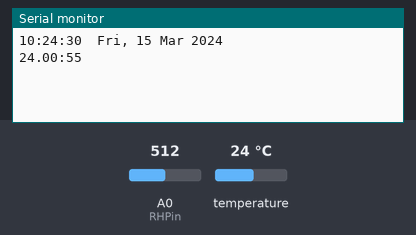
This sketch was run on a simulated Arduino Uno, built with avr-gcc and run on an emulated ATmega328P. Parts: the last lines printed to the serial monitor. Wiring (inferred from the names in the program): DS1307 clock at I2C address 0x68. Inputs (shaded band) come from the test bench; at power-on: temperature 24 °C, A0 (RHPin) = 512. The local clock reads 2024-03-15 10:24:30 at power-on unless the sketch sets it.

Above: at 2.2 s.
2.3 s: temperature set to 12 °C
At 6.9 s:
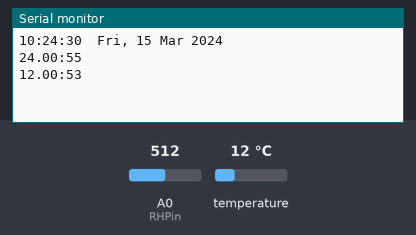
8.3 s: A0 (RHPin) set to 716
At 11.5 s:
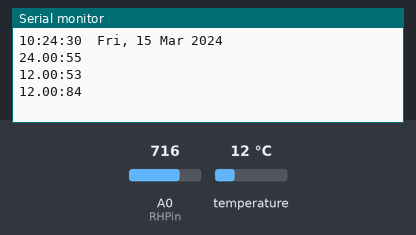
14.3 s: temperature set to 19 °C
At 17.3 s:
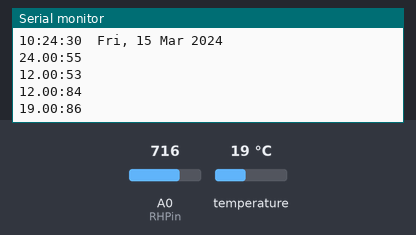
20.3 s: A0 (RHPin) set to 900
At 21.9 s:
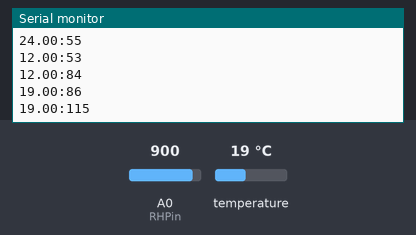
Timing chart, 0 to 23.4 s (numbered marks = the images above; inputs shaded):
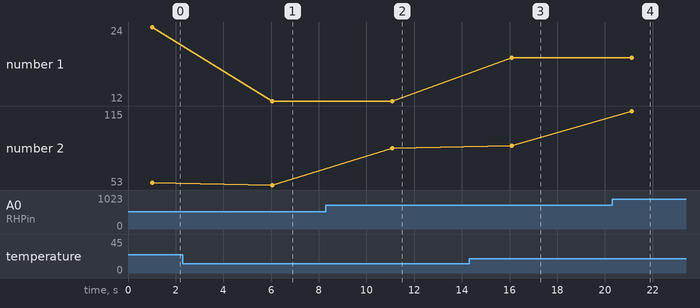

Measured:
- after the input at 2.3 s, the serial monitor: prints a new line after 3.7 s (image 1)
- after the input at 8.3 s, the serial monitor: prints a new line after 2.8 s (image 2)
- after the input at 14.3 s, the serial monitor: prints a new line after 1.8 s (image 3)
- after the input at 20.3 s, the serial monitor: prints a new line after 0.82 s (image 4)
- plotted number 1: 24 → 12 after the input at 2.3 s, 12 → 19 after the input at 14.3 s
- plotted number 2: 55 → 53 after the input at 2.3 s, 53 → 84 after the input at 8.3 s, 84 → 86 after the input at 14.3 s, 86 → 115 after the input at 20.3 s

The sketch:

AutomatedFruitingChamber.ino
```cpp
#include <OneWire.h>
#include <SoftwareSerial.h>
#include "Wire.h"
#include <SoftwareSerial.h>
#include <serLCD.h>
#include "Time.h"

int readingInterval = 5000;

//-------------- RTC --------------
#if defined(ARDUINO) && ARDUINO >= 100   // Arduino v1.0 and newer
  #define I2C_WRITE Wire.write
  #define I2C_READ Wire.read
#else                                   // Arduino Prior to v1.0
  #define I2C_WRITE Wire.send
  #define I2C_READ Wire.receive
#endif
#define DS1307_I2C_ADDRESS 0x68  // This is the I2C address
byte zero;
byte second_t, minute_t, hour_t, dayOfWeek, dayOfMonth, month_t, year_t;
char  *Day[] = {"","Sun","Mon","Tue","Wed","Thu","Fri","Sat"};
char  *Mon[] = {"","Jan","Feb","Mar","Apr","May","Jun","Jul","Aug","Sep","Oct","Nov","Dec"};

//-------------- LCD Screen --------------
int lcdPin = 4;
serLCD lcd(lcdPin);

//-------------- RH meter --------------
int RHPin = A0;

//-------------- Soil Humidity -----------------
int soilHumiditySensorPin = A1;
int soilHumidityPowerPin = 5;
int maxSensorReading = 1024;
int minSensorReading = 0;

//-------------- Temperature Probe --------------
int tempProbePin = 2; //DS18S20 Signal pin on digital 2
OneWire tempProbe(tempProbePin);  // on digital pin 2


void setup(void) {
  Wire.begin();
  Serial.begin(57600);
  zero=0x00;
  lcd.clear();
  lcd.setBrightness(15);
  /*pinMode(soilHumidityPowerPin,OUTPUT);
  digitalWrite(soilHumidityPowerPin, LOW);*/
  getDateDs1307();
  delay(1000);

}

void loop(void) {

/*
  lcd.selectLine(1);
  lcd.print("hello");
  lcd.selectLine(2);
  lcd.print("world");*/

  float temperature = getTemp();
  int RH = getRH(temperature);

Serial.print(temperature);
Serial.print(":");
Serial.println(RH);

  /*lcd.print("Temperature: " + temperature);
  lcd.print(" Humidity: " + RH);*/


  delay(readingInterval); //slow down output

}

float getSoilHumidity() { //returns mapped soil sensor from 0 - 100
  digitalWrite(soilHumidityPowerPin, HIGH);
  delay(10);
  float sensorReading = analogRead(soilHumiditySensorPin);
  digitalWrite(soilHumidityPowerPin, LOW);
  return map(sensorReading,minSensorReading,maxSensorReading,0,100);
}


float getTemp(){    //returns the temperature from one DS18S20 in DEG Celsius
  byte data[12];
  byte addr[8];

  if ( !tempProbe.search(addr)) {
      Serial.println("no more sensors on chain, reset search");
      tempProbe.reset_search();
      return -1000;
  }

  if ( OneWire::crc8( addr, 7) != addr[7]) {
      Serial.println("CRC is not valid!");
      return -1000;
  }

  if ( addr[0] != 0x10 && addr[0] != 0x28) {
      Serial.print("Device is not recognized");
      return -1000;
  }

  tempProbe.reset();
  tempProbe.select(addr);
  tempProbe.write(0x44,1); // start conversion, with parasite power on at the end

  byte present = tempProbe.reset();
  tempProbe.select(addr);
  tempProbe.write(0xBE); // Read Scratchpad


  for (int i = 0; i < 9; i++) { // we need 9 bytes
    data[i] = tempProbe.read();
  }

  tempProbe.reset_search();

  byte MSB = data[1];
  byte LSB = data[0];

  float tempRead = ((MSB << 8) | LSB); //using two's compliment
  float TemperatureSum = tempRead / 16;

  return TemperatureSum;

}

float getRH(float degreesCelsius){
  //caculate relative humidity
  float supplyVolt = 5.0;

  // read the value from the sensor:
  int HIH4030_Value = analogRead(RHPin);
  float voltage = HIH4030_Value/1023. * supplyVolt; // convert to voltage value

  // convert the voltage to a relative humidity
  // - the equation is derived from the HIH-4030/31 datasheet
  // - it is not calibrated to your individual sensor
  //  Table 2 of the sheet shows the may deviate from this line
  float sensorRH = 161.0 * voltage / supplyVolt - 25.8;
  float trueRH = sensorRH / (1.0546 - 0.0026 * degreesCelsius); //temperature adjustment

  return trueRH;
}


//------------------- RTC functions -------------------


byte decToBcd(byte val)
{
  return ( (val/10*16) + (val%10) );
}

// Convert binary coded decimal to normal decimal numbers
byte bcdToDec(byte val)
{
  return ( (val/16*10) + (val%16) );
}

void setDateDs1307()
{

   second_t = (byte) ((Serial.read() - 48) * 10 + (Serial.read() - 48)); // Use of (byte) type casting and ascii math to achieve result.
   minute_t = (byte) ((Serial.read() - 48) *10 +  (Serial.read() - 48));
   hour_t  = (byte) ((Serial.read() - 48) *10 +  (Serial.read() - 48));
   dayOfWeek = (byte) (Serial.read() - 48);
   dayOfMonth = (byte) ((Serial.read() - 48) *10 +  (Serial.read() - 48));
   month_t = (byte) ((Serial.read() - 48) *10 +  (Serial.read() - 48));
   year_t= (byte) ((Serial.read() - 48) *10 +  (Serial.read() - 48));
   Wire.beginTransmission(DS1307_I2C_ADDRESS);
   I2C_WRITE(zero);
   I2C_WRITE(decToBcd(second_t) & 0x7f);    // 0 to bit 7 starts the clock
   I2C_WRITE(decToBcd(minute_t));
   I2C_WRITE(decToBcd(hour_t));      // If you want 12 hour am/pm you need to set
                                   // bit 6 (also need to change readDateDs1307)
   I2C_WRITE(decToBcd(dayOfWeek));
   I2C_WRITE(decToBcd(dayOfMonth));
   I2C_WRITE(decToBcd(month_t));
   I2C_WRITE(decToBcd(year_t));
   Wire.endTransmission();
}

// Gets the date and time from the ds1307 and prints result
void getDateDs1307()
{
  // Reset the register pointer
  Wire.beginTransmission(DS1307_I2C_ADDRESS);
  I2C_WRITE(zero);
  Wire.endTransmission();

  Wire.requestFrom(DS1307_I2C_ADDRESS, 7);

  // A few of these need masks because certain bits are control bits
  second_t     = bcdToDec(I2C_READ() & 0x7f);
  minute_t     = bcdToDec(I2C_READ());
  hour_t       = bcdToDec(I2C_READ() & 0x3f);  // Need to change this if 12 hour am/pm
  dayOfWeek  = bcdToDec(I2C_READ());
  dayOfMonth = bcdToDec(I2C_READ());
  month_t      = bcdToDec(I2C_READ());
  year_t       = bcdToDec(I2C_READ());

  if (hour_t < 10)
    Serial.print("0");
  Serial.print(hour_t, DEC);
  Serial.print(":");
  if (minute_t < 10)
    Serial.print("0");
  Serial.print(minute_t, DEC);
  Serial.print(":");
  if (second_t < 10)
    Serial.print("0");
  Serial.print(second_t, DEC);
  Serial.print("  ");
  Serial.print(Day[dayOfWeek]);
  Serial.print(", ");
  Serial.print(dayOfMonth, DEC);
  Serial.print(" ");
  Serial.print(Mon[month_t]);
  Serial.print(" 20");
  if (year_t < 10)
    Serial.print("0");
  Serial.println(year_t, DEC);
}
```
